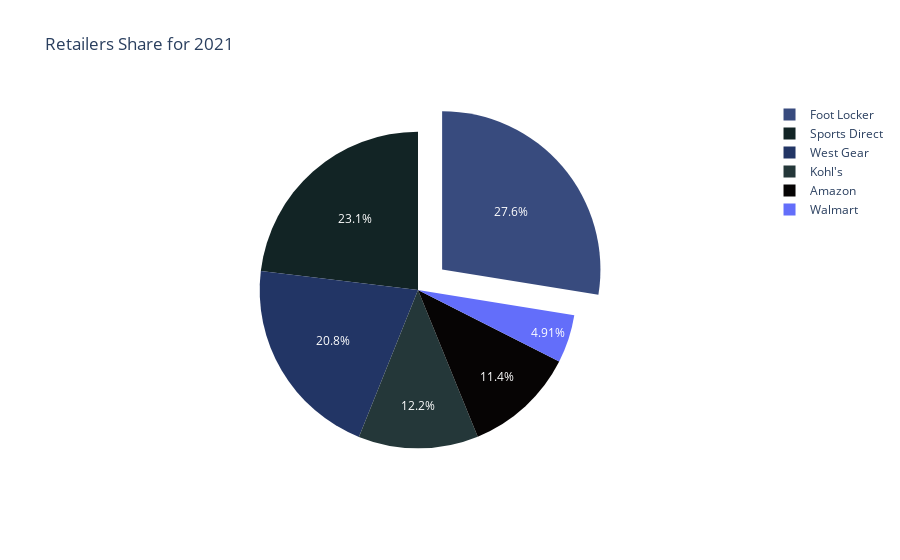

The notebook cell saved with this chart:
### Code cell
Retailer_pie = go.Figure(data=[go.Pie( labels=Retailer_share_2021['Retailer'] , values= Retailer_share_2021['count'] , marker_colors = night_colors , pull=[0.2, 0, 0, 0 ,0, 0])])
Retailer_pie.update(layout_title_text='Retailers Share for 2021')
Retailer_pie.show()

### Figure 1 — Plotly figure (JSON) as saved in the notebook; plotly's stock layout.template omitted (floating-point values rounded to 4 significant figures)
{"data": [{"labels": ["Foot Locker", "Sports Direct", "West Gear", "Kohl's", "Amazon", "Walmart"], "marker": {"colors": ["rgb(56, 75, 126)", "rgb(18, 36, 37)", "rgb(34, 53, 101)", "rgb(36, 55, 57)", "rgb(6, 4, 4)"]}, "pull": [0.2, 0, 0, 0, 0, 0], "type": "pie", "values": [2300, 1926, 1739, 1022, 949, 410]}], "layout": {"title": {"text": "Retailers Share for 2021"}}}
